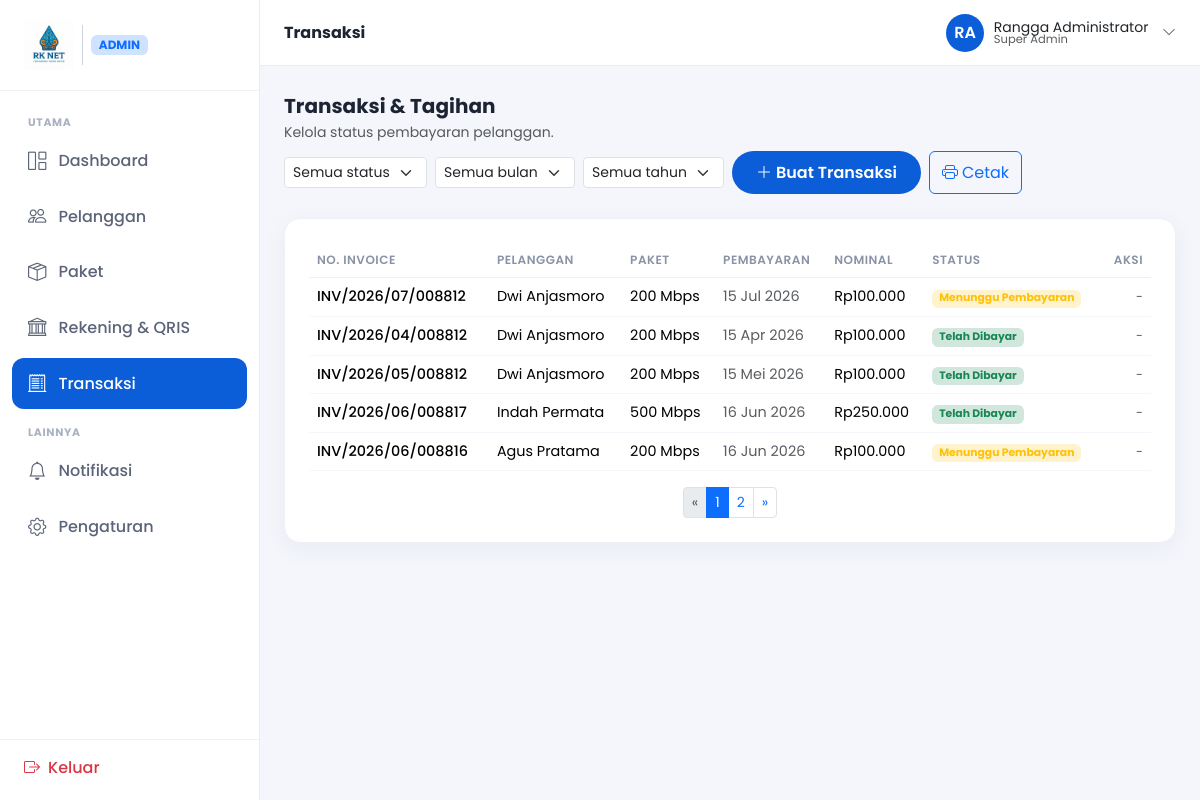
Screenshot of /admin/transaksi.php (signed in) with the database file from the repository.
### tables this page shows
CREATE TABLE tagihan (
    id                    INT AUTO_INCREMENT PRIMARY KEY,
    no_invoice            VARCHAR(40)  NOT NULL,
    pelanggan_id          VARCHAR(30)  NOT NULL,
    paket_id              INT          NULL,
    rekening_bank_id      INT          NULL,
    harga                 INT          NOT NULL,
    tanggal               VARCHAR(20)  NOT NULL,
    status                VARCHAR(20)  NOT NULL DEFAULT 'menunggu',
    bukti_pembayaran      VARCHAR(255) NULL,
    catatan_verifikasi    VARCHAR(255) NULL,
    diajukan_pada         DATETIME     NULL,
    diverifikasi_pada     DATETIME     NULL,
    diverifikasi_oleh     INT          NULL,
    CONSTRAINT uq_tagihan_no_invoice UNIQUE (no_invoice),
    CONSTRAINT fk_tagihan_pelanggan FOREIGN KEY (pelanggan_id) REFERENCES pelanggan(id),
    CONSTRAINT fk_tagihan_paket FOREIGN KEY (paket_id) REFERENCES paket(id),
    CONSTRAINT fk_tagihan_rekening_bank FOREIGN KEY (rekening_bank_id) REFERENCES rekening_bank(id),
    CONSTRAINT fk_tagihan_admin_verifikasi FOREIGN KEY (diverifikasi_oleh) REFERENCES admin(id)
);

CREATE TABLE pelanggan (
    id            VARCHAR(30) PRIMARY KEY,
    nama          VARCHAR(100) NOT NULL,
    email         VARCHAR(150) NOT NULL,
    hp            VARCHAR(30)  NOT NULL,
    alamat        VARCHAR(255) NULL,
    paket_id      INT          NULL,
    status        VARCHAR(20)  NOT NULL DEFAULT 'pending',
    tgl_bergabung VARCHAR(20)  NOT NULL,
    kata_sandi    VARCHAR(255) NOT NULL,
    CONSTRAINT uq_pelanggan_email UNIQUE (email),
    CONSTRAINT fk_pelanggan_paket FOREIGN KEY (paket_id) REFERENCES paket(id)
);

CREATE TABLE paket (
    id          INT AUTO_INCREMENT PRIMARY KEY,
    nama        VARCHAR(120) NOT NULL,
    kecepatan   VARCHAR(30)  NOT NULL,
    harga       INT          NOT NULL,
    status      VARCHAR(20)  NOT NULL DEFAULT 'aktif'
);

### auth.php (called while the page is built, shortened)
<?php
function idAdminSaatIni(): ?int
{
    return isset($_SESSION['admin_id']) ? (int) $_SESSION['admin_id'] : null;
}

### db.php (called while the page is built, shortened)
<?php
function db(): mysqli
{
    static $db = null;
    if ($db !== null) return $db;
    try {
        $db = new mysqli(DB_HOST, DB_USER, DB_PASS, DB_NAME, DB_PORT);
        $db->set_charset('utf8mb4');
    } catch (mysqli_sql_exception $e) {
        pesanErrorDb('Koneksi database gagal.',
            'Pastikan MySQL berjalan di port ' . DB_PORT . ' dan database <code>' . DB_NAME . '</code> sudah dibuat.');
    }
    return $db;
}
function stmtSiap(string $sql, array $params): mysqli_stmt
{
    $stmt = db()->prepare($sql);
    if ($params) {
        $tipe = '';
        foreach ($params as $p) {
            $tipe .= is_int($p) ? 'i' : (is_float($p) ? 'd' : 's');
        }
        $ref = [$tipe];
        foreach ($params as $i => $v) {
            $ref[] = &$params[$i];
        }
        call_user_func_array([$stmt, 'bind_param'], $ref);
    }
    $stmt->execute();
    return $stmt;
}
function kueri(string $sql, array $params = []): array
{
    return stmtSiap($sql, $params)->get_result()->fetch_all(MYSQLI_ASSOC);
}
function kueriSatu(string $sql, array $params = []): ?array
{
    $baris = stmtSiap($sql, $params)->get_result()->fetch_assoc();
    return $baris ?: null;
}
function kueriNilai(string $sql, array $params = [])
{
    $baris = stmtSiap($sql, $params)->get_result()->fetch_row();
    return $baris ? $baris[0] : null;
}

### admin-config.php (called while the page is built, shortened)
<?php
require_once __DIR__ . '/helpers.php';
require_once __DIR__ . '/db.php';
require_once __DIR__ . '/auth.php';
require_once __DIR__ . '/aksi.php';
require_once __DIR__ . '/pagination.php';
$admin = kueriSatu("SELECT nama, email, peran FROM admin WHERE id = ?", [idAdminSaatIni()]);

### helpers.php (called while the page is built, shortened)
<?php
if (!function_exists('formatRupiah')) {
    function formatRupiah(int $angka): string
    {
        return 'Rp' . number_format($angka, 0, ',', '.');
    }
}
if (!function_exists('badgeStatus')) {
    function badgeStatus(string $status): array
    {
        return match ($status) {
            'lunas'      => ['kelas' => 'bg-success-subtle text-success',     'label' => 'Telah Dibayar'],
            'menunggu'   => ['kelas' => 'bg-warning-subtle text-warning',     'label' => 'Menunggu Pembayaran'],
            'verifikasi' => ['kelas' => 'bg-info-subtle text-info',           'label' => 'Menunggu Verifikasi'],
            'ditolak'    => ['kelas' => 'bg-danger-subtle text-danger',       'label' => 'Bukti Ditolak'],
            'pending'    => ['kelas' => 'bg-warning-subtle text-warning',     'label' => 'Menunggu Persetujuan'],
            'aktif'      => ['kelas' => 'bg-success-subtle text-success',     'label' => 'Aktif'],
            'nonaktif'   => ['kelas' => 'bg-secondary-subtle text-secondary', 'label' => 'Nonaktif'],
            'terkirim'   => ['kelas' => 'bg-success-subtle text-success',     'label' => 'Terkirim'],
            'draft'      => ['kelas' => 'bg-secondary-subtle text-secondary', 'label' => 'Draft'],
            default      => ['kelas' => 'bg-secondary-subtle text-secondary', 'label' => ucfirst($status)],
        };
    }
}

### admin/transaksi.php (the view, shortened to what this page needs)
<?php
require __DIR__ . '/../admin-config.php';
$judulHalaman = 'Transaksi';
$kondisi = [];
$params  = [];
$where = $kondisi !== [] ? 'WHERE ' . implode(' AND ', $kondisi) : '';
$sqlBase = "SELECT t.id AS idTagihan, t.no_invoice AS noInvoice, pl.nama AS pelanggan, pk.kecepatan AS paket,
                   t.harga, t.tanggal, t.status, t.bukti_pembayaran AS buktiPembayaran,
                   t.catatan_verifikasi AS catatanVerifikasi, t.diajukan_pada AS diajukanPada,
                   rb.jenis AS jenisRekening, rb.nama_bank AS namaBank, rb.nomor_rekening AS nomorRekening
            FROM tagihan t
            JOIN pelanggan pl ON pl.id = t.pelanggan_id
            LEFT JOIN paket pk ON pk.id = t.paket_id
            LEFT JOIN rekening_bank rb ON rb.id = t.rekening_bank_id
            $where ORDER BY t.id DESC";
$sqlCount = "SELECT COUNT(*) FROM tagihan t $where";
$hasil = ambilPaginasi($sqlBase, $sqlCount, $params);
?>
<!DOCTYPE html>
<html lang="id">
<?php include __DIR__ . '/partials/shell-head.php'; ?>
<?php include __DIR__ . '/partials/shell-open.php'; ?>
  <div class="d-flex flex-wrap gap-2 align-items-center justify-content-between mb-4 no-print">
    <div>
      <h5 class="fw-700 mb-1">Transaksi & Tagihan</h5>
      <p class="text-muted small mb-0">Kelola status pembayaran pelanggan.</p>
    </div>
    <div class="d-flex flex-wrap gap-2">
      <form method="get" class="d-flex flex-wrap gap-2 align-items-center">
        <select name="status" class="form-select form-select-sm" style="width:auto" aria-label="Status" onchange="this.form.submit()">
          <option value="">Semua status</option>
        </select>
        <select name="bulan" class="form-select form-select-sm" style="width:auto" aria-label="Bulan" onchange="this.form.submit()">
          <option value="">Semua bulan</option>
        </select>
        <select name="tahun" class="form-select form-select-sm" style="width:auto" aria-label="Tahun" onchange="this.form.submit()">
          <option value="">Semua tahun</option>
        </select>
      </form>
      <button class="btn btn-rk" type="button" data-bs-toggle="modal" data-bs-target="#modalBuatTransaksi">
        <i class="bi bi-plus-lg me-1"></i>Buat Transaksi</button>
      <button onclick="window.print()" class="btn btn-outline-primary"><i class="bi bi-printer me-1"></i>Cetak</button>
    </div>
  </div>
  <div class="kartu kartu-pad no-print">
    <div class="table-responsive">
      <table class="table align-middle mb-0 tabel-portal">
        <thead>
          <tr><th>No. Invoice</th><th>Pelanggan</th><th>Paket</th><th>Pembayaran</th><th>Nominal</th><th>Status</th><th class="text-end">Aksi</th></tr>
        </thead>
        <tbody>
          <?php foreach ($hasil['baris'] as $t): $b = badgeStatus($t['status']); ?>
          <tr>
            <td class="fw-500"><?= htmlspecialchars($t['noInvoice']) ?></td>
            <td><?= htmlspecialchars($t['pelanggan']) ?></td>
            <td><?= htmlspecialchars($t['paket'] ?? 'Paket tidak tersedia') ?></td>
            <td class="small">
              <div class="text-muted"><?= htmlspecialchars($t['tanggal']) ?></div>
            </td>
            <td class="fw-600"><?= formatRupiah($t['harga']) ?></td>
            <td>
              <span class="badge <?= $b['kelas'] ?>"><?= $b['label'] ?></span>
            </td>
            <td class="text-end">
              <?php if ($t['status'] === 'verifikasi'): ?>
                <form method="post" action="aksi-transaksi.php" class="mb-2" onsubmit="return confirm('Terima bukti dan tandai tagihan ini lunas?')">
                  <input type="hidden" name="csrf" value="<?= tokenCsrf() ?>">
                  <input type="hidden" name="aksi" value="terima">
                  <input type="hidden" name="id" value="<?= (int) $t['idTagihan'] ?>">
                  <button type="submit" class="btn btn-sm btn-success w-100"><i class="bi bi-check2 me-1"></i>Terima</button>
                </form>
                <form method="post" action="aksi-transaksi.php" class="d-flex flex-column gap-1">
                  <input type="hidden" name="csrf" value="<?= tokenCsrf() ?>">
                  <input type="hidden" name="aksi" value="tolak">
                  <input type="hidden" name="id" value="<?= (int) $t['idTagihan'] ?>">
                  <input type="text" name="catatan" class="form-control form-control-sm" maxlength="255" placeholder="Alasan penolakan" aria-label="Alasan penolakan" required>
                  <button type="submit" class="btn btn-sm btn-outline-danger"><i class="bi bi-x-lg me-1"></i>Tolak</button>
                </form>
              <?php else: ?>
                <span class="text-muted small">-</span>
              <?php endif; ?>
            </td>
          </tr>
          <?php endforeach; ?>
        </tbody>
      </table>
    </div>
  </div>
<?php include __DIR__ . '/partials/shell-close.php'; ?>

### admin/partials/topbar.php (shortened to what this page needs)
<?php
$inisial = '';
foreach (explode(' ', trim($admin['nama'])) as $kata) {
    if ($kata !== '') $inisial .= mb_substr($kata, 0, 1);
}
$inisial = mb_strtoupper(mb_substr($inisial, 0, 2));
?>
<header class="portal-topbar">
  <div class="kiri">
    <h6 class="mb-0 fw-700"><?= htmlspecialchars($judulHalaman ?? 'Admin') ?></h6>
  </div>
  <div class="kanan">
    <div class="dropdown">
      <button class="topbar-user btn p-0 border-0 bg-transparent" data-bs-toggle="dropdown" aria-expanded="false">
        <span class="ava"><?= htmlspecialchars($inisial) ?></span>
        <span class="d-none d-sm-flex flex-column text-start lh-1">
          <span class="fw-600 small"><?= htmlspecialchars($admin['nama']) ?></span>
          <span class="text-muted" style="font-size:.72rem"><?= htmlspecialchars($admin['peran']) ?></span>
        </span>
        <i class="bi bi-chevron-down small text-muted ms-1"></i>
      </button>
    </div>
  </div>
</header>

### assets/css/style.css (style rules this page uses)
:root { --rk-blue:#0B5ED7; --rk-blue-dark:#06256E; --rk-blue-soft:#E8F0FE; --rk-cyan:#36C5F0; }
* { scroll-behavior:smooth }
body { font-family:'Poppins',system-ui,sans-serif;color:#1c2434 }
.btn-rk { background:var(--rk-blue);color:#fff;border-radius:50rem;padding:.6rem 1.5rem;font-weight:600;border:0;transition:.2s }
.fw-500 { font-weight:500 }
.fw-700 { font-weight:700 }

### assets/css/portal.css (style rules this page uses)
body.portal { background:#f4f6fb;font-family:'Poppins',system-ui,sans-serif;color:#1c2434 }
.portal-topbar { background:#fff;border-bottom:1px solid #eaecf3;padding:.85rem 1.5rem; display:flex;align-items:center;justify-content:space-between;position:sticky;top:0;z-index:1020 }
.portal-topbar .kiri { display:flex;align-items:center;gap:.75rem }
.portal-topbar .kanan { display:flex;align-items:center;gap:.5rem }
.topbar-user { display:flex;align-items:center;gap:.6rem;padding:.25rem .35rem .25rem .85rem }
.topbar-user .ava { width:38px;height:38px;border-radius:50%;background:var(--rk-blue);color:#fff;display:flex;align-items:center;justify-content:center;font-weight:600 }
.kartu { background:#fff;border:1px solid #eef0f6;border-radius:1rem;box-shadow:0 6px 24px rgba(6,37,110,.05) }
.kartu-pad { padding:1.5rem }
.tabel-portal thead th { font-size:.75rem;text-transform:uppercase;letter-spacing:.5px;color:#8a93a6;font-weight:600;border-bottom:1px solid #eef0f6 }
.tabel-portal td { border-bottom:1px solid #f4f6fb;font-size:.9rem }

### rows the page displays
tagihan: no_invoice "INV/2026/07/008812", pelanggan.nama "Dwi Anjasmoro", paket.kecepatan "200 Mbps", tanggal "15 Jul 2026", harga "Rp100.000", status "Menunggu Pembayaran"
tagihan: no_invoice "INV/2026/04/008812", pelanggan.nama "Dwi Anjasmoro", paket.kecepatan "200 Mbps", tanggal "15 Apr 2026", harga "Rp100.000", status "Telah Dibayar"
tagihan: no_invoice "INV/2026/05/008812", pelanggan.nama "Dwi Anjasmoro", paket.kecepatan "200 Mbps", tanggal "15 Mei 2026", harga "Rp100.000", status "Telah Dibayar"
tagihan: no_invoice "INV/2026/06/008817", pelanggan.nama "Indah Permata", paket.kecepatan "500 Mbps", tanggal "16 Jun 2026", harga "Rp250.000", status "Telah Dibayar"
tagihan: no_invoice "INV/2026/06/008816", pelanggan.nama "Agus Pratama", paket.kecepatan "200 Mbps", tanggal "16 Jun 2026", harga "Rp100.000", status "Menunggu Pembayaran"

### other values shown
$grup "UTAMA"
$menu[0] "Dashboard"
$menu[0] "Pelanggan"
$menu[0] "Paket"
$menu[0] "Rekening & QRIS"
$menu[0] "Transaksi"
$grup "LAINNYA"
$menu[0] "Notifikasi"
$menu[0] "Pengaturan"
$judulHalaman "Transaksi"
$inisial "RA"
$admin['nama'] "Rangga Administrator"
$admin['peran'] "Super Admin"
